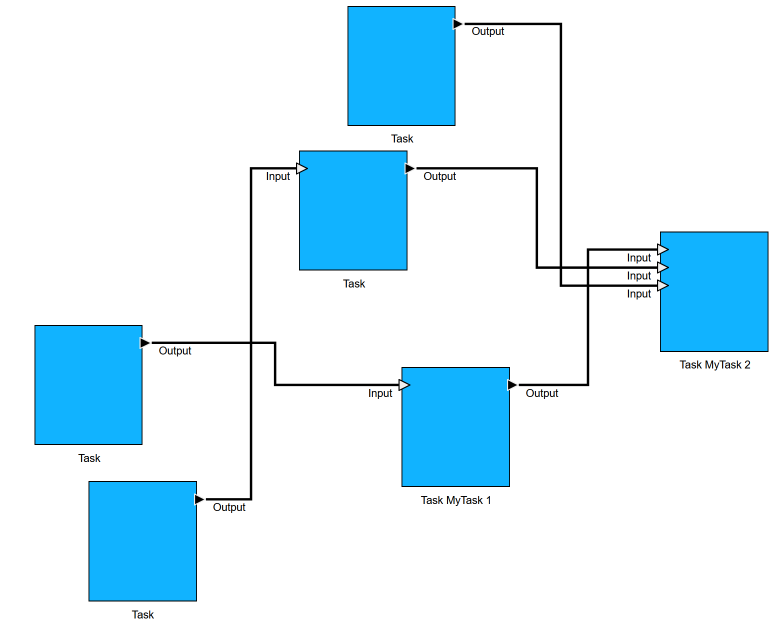
#> input picture multiplecrossings.png, 1566 x 1252 px (shown at 1/2 size)
$ jupyter execute --allow-errors intersection_detection.ipynb   (older library calls are emulated)
#> lines starting #> are read from the running program, lines starting #| are printed output that depends on the picture; after the words box and inside, x2 and y2 are one past the last pixel; in counts of white or black regions, pixels touching at a corner belong together
## Edge Detection
Detect Signals in OAAM Functions Layer. Outputs polylines describing the connections.

Conceptionally similar to scalable vertex detection.

Tailored on the functions editor. Should be generalizable with medium effort. Expects vertical or horizontal line segments. Does not yet support crossings or other crossing solutions. Not tested for lines close to each other. Does not support diagonal lines, currently not a thing. Would be interesting with probabilistic Hough Trafo, but would probably need to subtract all other matches from the result.

Maybe switch to template matching (with kind of same kernel/template).

[cell 1]
import cv2
import numpy as np
from matplotlib import pyplot as plt
import plotly.graph_objects as go
import random as random

### Input

[cell 2]
# [7 lines of commented-out code are left out]
target_image_path = 'multiplecrossings.png'

target_img = cv2.imread(target_image_path)
#> target_img is the input picture: shape (1252, 1566, 3); mean B, G, R 250.6, 238.9, 214.1

activate_plotly = False

### Visualization of Input
Grayscale is enough here. Kernel methods are not really for multi channel images.

[cell 3]
# Convert to grayscale
target_gray = cv2.cvtColor(target_img, cv2.COLOR_BGR2GRAY)
# Draw target image and grayscale image side by side
fig, ax = plt.subplots(1, 2, figsize=(10, 5))

# Draw target image
ax[0].imshow(cv2.cvtColor(target_img, cv2.COLOR_BGR2RGB))
ax[0].set_title('Target Image')

# Draw grayscale image
ax[1].imshow(target_gray, cmap='gray')
ax[1].set_title('Grayscale Image')

plt.show()

## Kernel / Custom Filter
Kernel Custom Line Detection and generation of intersection template image for later use

idea for later: search for many thicknesses of lines

[cell 4]
# Define custom kernels
kernel_vertical = np.tile(np.array([[1, 1, 0, -1, -1, -1, -1, 0, 1, 1]], dtype=np.float32), (5, 1))
kernel_horizontal = np.transpose(kernel_vertical)

kernel_cross= np.ones((12, 12))

kernel_cross[3:9, 0:12] = 0.5  # Left vertical outline
kernel_cross[0:12, 3:9] = 0.5  # Right vertical outline

kernel_cross[4:8, 0:12] = 0  # Vertical part of the cross
kernel_cross[0:12, 4:8] = 0  # Horizontal part of the cross

# Draw the kernel
fig, ax = plt.subplots(1, 2, figsize=(7, 3))
ax[0].imshow(kernel_horizontal, cmap='gray')
ax[0].set_title('Horizontal Kernel')
ax[1].imshow(kernel_cross, cmap='gray')
ax[1].set_title('Cross Kernel')
plt.show()
# Save the cross kernel as a 10 by 10 pixel .png
# kernel_cross_resized = cv2.resize(kernel_cross, (10, 10), interpolation=cv2.INTER_NEAREST)
# cv2.imwrite('cross_kernel.png', (kernel_cross * 255).astype(np.uint8))

#### Applying custom filter to find vertical and horizontal edges
tried to find intersections this way as well, but it did not work

visualization of output at the end

[cell 5]
result_filter_ver = cv2.filter2D(target_gray, cv2.CV_32F, kernel_vertical)
result_filter_hor = cv2.filter2D(target_gray, cv2.CV_32F, kernel_horizontal)
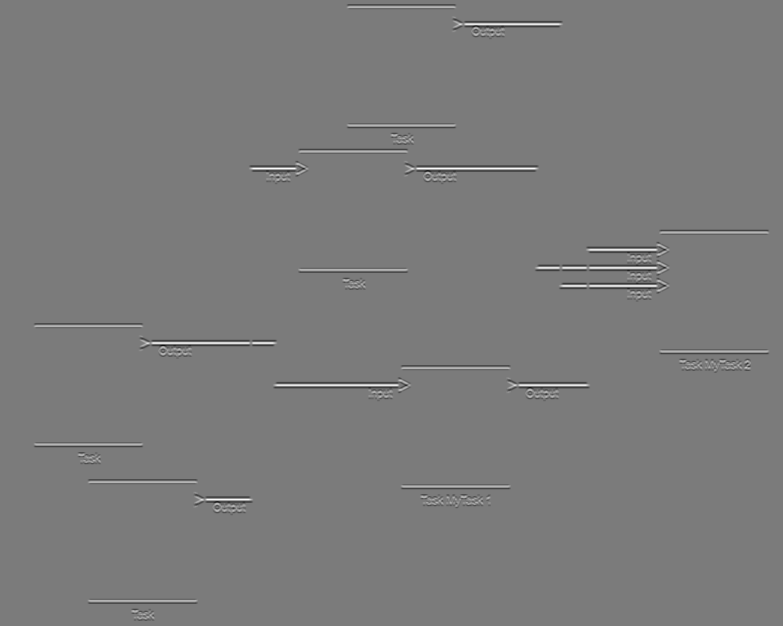
#> result_filter_hor: shape (1252, 1566) float32 (shown at 1/2 size); min -4814, max 5100, mean 0; drawn with min black and max white
# result_filter_crs = cv2.filter2D(target_gray, cv2.CV_32F, kernel_cross)

# Overlay both heatmaps on the target image
fig, ax = plt.subplots(1, 2, figsize=(20, 10))
ax[0].imshow(cv2.cvtColor(target_img, cv2.COLOR_BGR2RGB))
ax[0].imshow(result_filter_hor, cmap='inferno', alpha=0.9)
ax[0].set_title('Horizontal Edges')
ax[1].imshow(cv2.cvtColor(target_img, cv2.COLOR_BGR2RGB))
ax[1].imshow(result_filter_ver, cmap='inferno', alpha=0.9)
ax[1].set_title('Vertical Edges')
plt.show()

#### Histogram

[cell 6]
# Draw a logarithmic histogram of vertical edges
plt.hist(result_filter_ver.ravel(), bins=256, log=True)
plt.title('Logarithmic Histogram of Vertical Line Segements Pixels')
plt.show()

#### Visualization of Custom Filter 3D with plotly

[cell 7]
if activate_plotly:
    # Create a 3D surface plot of the vertical edges
    fig = go.Figure(data=[go.Surface(z=result_filter_ver)])
    # fig = go.Figure(data=[go.Surface(z=result_filter_hor)])  # Horizontal edges
    fig.update_layout(
        title='3D Surface Plot of Vertical Edges',
        height=1500,
        scene=dict(
            yaxis = dict(autorange='reversed'),
            )
        )
    fig.show()

#### Visualization of Custom Filter 3D with plotly with screenshot for paper

[cell 8]
template_matching_result = result_filter_hor.copy()

# target image
activate_plotly = False
if activate_plotly:
  fig = go.Figure()

  # Layer 1: 3D Plot of Heatmap
  fig.add_trace(go.Surface(
    z = template_matching_result,
    showscale = False
  ))

  # Layer 2: 2D Plot of Target Image at 1000
  z_image = np.ones_like(target_gray) * 1000
  fig.add_trace(go.Surface(
    z = z_image,
    showscale = False,
    # opacity = 0.5,
    surfacecolor = target_gray,
    colorscale = 'gray',
  ))

  fig.update_layout(title='Heatmap Custom Filter Vertical Edges',
                    scene=dict(
                    yaxis=dict(autorange='reversed')
                    ),
                    height=1500,
                    scene_aspectratio=dict(x=2, y=1, z=0.2),
                    )

  fig.show()

#### Normalizing to 8 Bit

[cell 9]
# Normalize to 0-255 and convert to uint8
result_filter_ver_norm = cv2.normalize(result_filter_ver, None, 0, 255, cv2.NORM_MINMAX, cv2.CV_8U)
result_filter_hor_norm = cv2.normalize(result_filter_hor, None, 0, 255, cv2.NORM_MINMAX, cv2.CV_8U)

#### Check Histogram
histogram looks like above, but with other scale -> what we want

[cell 10]
# plot the histogram of the normalized vertical edges, log scale
plt.hist(result_filter_ver_norm.ravel(), 256, log=True)
plt.show()
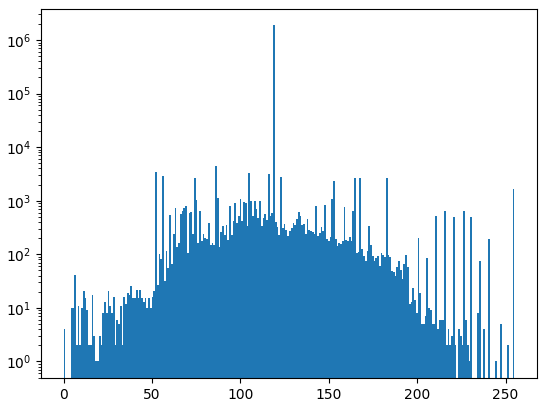
#> figure drawn by matplotlib, 1 panel; tallest bar 1877256 high, from x = 118.5 to 119.5

#### Thresholding and visualization

[cell 11]
threshold = 220
_, result_filter_ver_thresh = cv2.threshold(result_filter_ver_norm, threshold, 255, cv2.THRESH_BINARY)
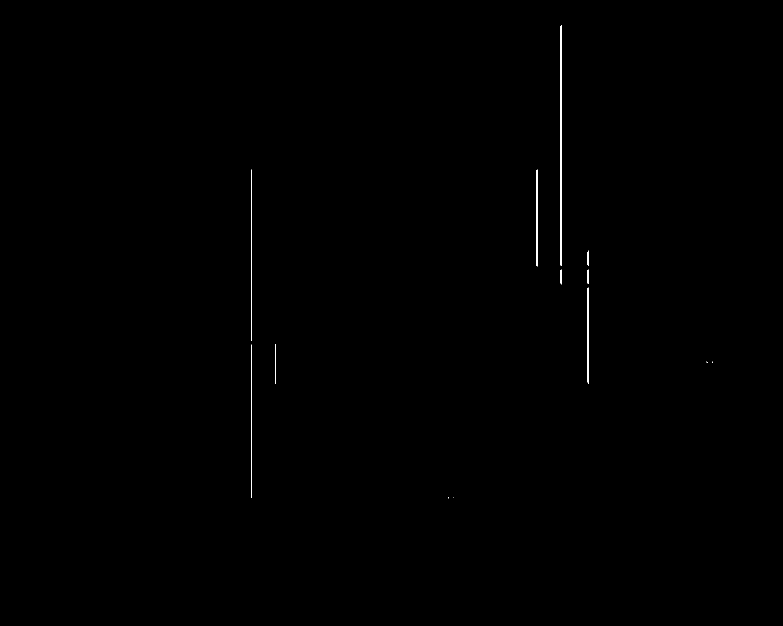
#> result_filter_ver_thresh: shape (1252, 1566) (shown at 1/2 size); 0.18% white in thin lines or dots, all inside (x1, y1, x2, y2) = (502, 50, 1425, 997)
_, result_filter_hor_thresh = cv2.threshold(result_filter_hor_norm, threshold, 255, cv2.THRESH_BINARY)
#> result_filter_hor_thresh: shape (1252, 1566); 0.18% white in thin lines or dots, all inside (x1, y1, x2, y2) = (294, 47, 1313, 1000)

hv_edges_thresh = result_filter_ver_thresh + result_filter_hor_thresh
#> hv_edges_thresh: shape (1252, 1566); 0.36% white in thin lines or dots, all inside (x1, y1, x2, y2) = (294, 47, 1425, 1000)
# Draw the thresholded images and histogram next to each other
fig, ax = plt.subplots(1, 3, figsize=(20, 20))

# Thresholded Vertical Edges
ax[0].imshow(result_filter_ver_thresh, cmap='inferno')
ax[0].set_title('Thresholded Vertical Edges')

# Thresholded Horizontal Edges
ax[1].imshow(result_filter_hor_thresh, cmap='inferno')
ax[1].set_title('Thresholded Horizontal Edges')

# Combined Horizontal and Vertical Edges
ax[2].imshow(hv_edges_thresh, cmap='inferno')
ax[2].set_title('Combined Horizontal and Vertical Edges')

# Logarithmic Histogram of Thresholded Vertical Edges
# ax[1, 1].hist(result_filter_ver_thresh.ravel(), bins=256, log=True)
# ax[1, 1].set_title('Logarithmic Histogram of Thresholded Vertical Edges')

plt.show()

### From Pixels to Contours
Group Pixels to Contours and draw them onto the target image

[cell 12]
# Find contours
contours_hor, _ = cv2.findContours(result_filter_hor_thresh.copy(), cv2.RETR_EXTERNAL, cv2.CHAIN_APPROX_SIMPLE)
#> contours_hor = 19 contours, 5 with area under 20; largest, box (x1, y1, x2, y2) and area: (552, 769, 796, 771) 241, (834, 336, 1071, 338) 236, (305, 685, 498, 687) 192, (930, 47, 1120, 49) 187, (1039, 769, 1174, 771) 132
contours_ver, _ = cv2.findContours(result_filter_ver_thresh.copy(), cv2.RETR_EXTERNAL, cv2.CHAIN_APPROX_SIMPLE)
#> contours_ver = 13 contours, 4 with area under 20; largest, box (x1, y1, x2, y2) and area: (1121, 50, 1123, 532) 479, (1175, 575, 1178, 768) 378, (502, 339, 504, 682) 340, (502, 689, 504, 996) 304, (1073, 339, 1075, 533) 192
print(f'Found {len(contours_hor)} horizontal contours, and {len(contours_ver)} vertical contours')
#| Found 19 horizontal contours, and 13 vertical contours

# Draw the contours. Horizontal in blue, vertical in green
contour_img_all = target_img.copy()
# Convert contours to the correct format
contours_hor = [np.array(contour, dtype=np.int32) for contour in contours_hor]
contours_ver = [np.array(contour, dtype=np.int32) for contour in contours_ver]

# Draw contours
cv2.drawContours(contour_img_all, contours_hor, -1, (255, 0, 255), 2)
cv2.drawContours(contour_img_all, contours_ver, -1, (0, 255, 0), 2)
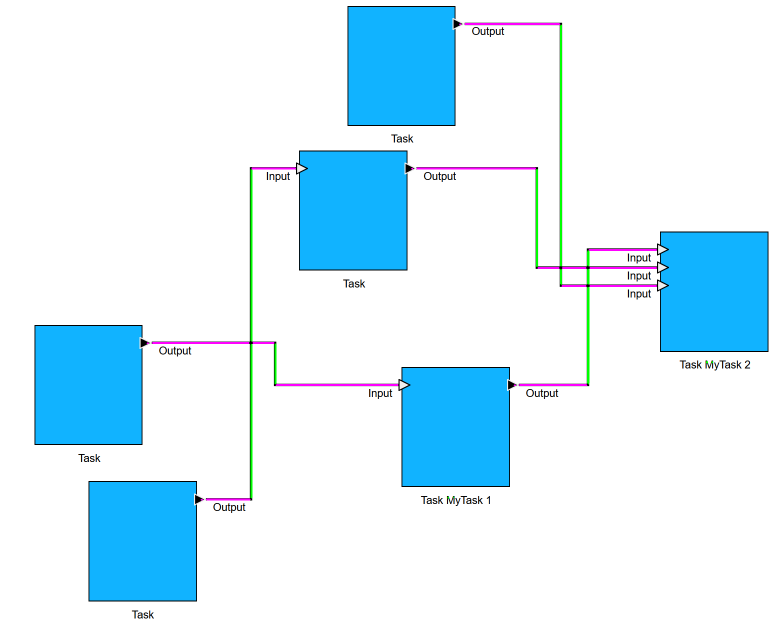
#> contour_img_all: shape (1252, 1566, 3) (shown at 1/2 size); mean B, G, R 251.4, 239.8, 214.9

# Plot the contours
fig, ax = plt.subplots(1, 1, figsize=(5, 5))
ax.imshow(cv2.cvtColor(contour_img_all, cv2.COLOR_BGR2RGB))
ax.set_title('Contours')
plt.show()

#### Filter out very short Contours
thes are mainly false positives, for example at the ports or the characters.
They are very hard to see.

[cell 13]
# Filter out very short contours
min_contour_length = 20
contours_hor_filtered = [c for c in contours_hor if cv2.arcLength(c, False) > min_contour_length]
#> contours_hor_filtered = 14 contours; largest, box (x1, y1, x2, y2) and area: (552, 769, 796, 771) 241, (834, 336, 1071, 338) 236, (305, 685, 498, 687) 192, (930, 47, 1120, 49) 187, (1039, 769, 1174, 771) 132
contours_ver_filtered = [c for c in contours_ver if cv2.arcLength(c, False) > min_contour_length]
#> contours_ver_filtered = 9 contours; largest, box (x1, y1, x2, y2) and area: (1121, 50, 1123, 532) 479, (1175, 575, 1178, 768) 378, (502, 339, 504, 682) 340, (502, 689, 504, 996) 304, (1073, 339, 1075, 533) 192
print(f'After filtering, found {len(contours_hor_filtered)} horizontal contours, and {len(contours_ver_filtered)} vertical contours.')
#| After filtering, found 14 horizontal contours, and 9 vertical contours.
print(f'Filtered out {len(contours_hor) - len(contours_hor_filtered)} horizontal contours, and {len(contours_ver) - len(contours_ver_filtered)} vertical contours.')
#| Filtered out 5 horizontal contours, and 4 vertical contours.

# [5 lines of commented-out code are left out]

#### From Contours to Line Segments
Contours are areas (but very line segment looking). So they are approximated to line segments.

[cell 14]
def vertical_contours_to_vertical_segments(contours):
    lines = []
    for contour in contours:
        # Simplify contour to ensure it's processed as a line if it's not already
        simplified_contour = cv2.approxPolyDP(contour, epsilon=0.5, closed=False)

        # Extract the vertical extents by finding min and max y coordinates
        x_coords = simplified_contour[:, :, 0]
        y_coords = simplified_contour[:, :, 1]

        y1, y2 = np.min(y_coords), np.max(y_coords)
        x = np.mean(x_coords).astype(int)  # Assuming vertical, x should be constant

        lines.append(((x, y1), (x, y2)))

    return lines

def horizontal_contours_to_horizontal_segments(contours):
    lines = []
    for contour in contours:
        # Simplify contour to ensure it's processed as a line if it's not already
        simplified_contour = cv2.approxPolyDP(contour, epsilon=0.5, closed=False)

        # Extract the horizontal extents by finding min and max x coordinates
        x_coords = simplified_contour[:, :, 0]
        y_coords = simplified_contour[:, :, 1]

        x1, x2 = np.min(x_coords), np.max(x_coords)
        y = np.mean(y_coords).astype(int)  # Assuming horizontal, y should be constant

        lines.append(((x1, y), (x2, y)))

    return lines

line_segments_ver = vertical_contours_to_vertical_segments(contours_ver_filtered)
#> the loop in vertical_contours_to_vertical_segments, `for contour in contours: # Simplify contour to ensure it's processed a..` made 9 passes
#> (simplified_contour, x_coords, y_coords, y1, y2, x) on passes 1, 2, 5: ([[502, 689], [502, 995], [503, 993], [503, 690]], [502, 502, 503, 503], [689, 995, 993, 690], 689, 995, 502), ([[550, 688], [550, 767], [551, 765], [551, 689]], [550, 550, 551, 551], [688, 767, 765, 689], 688, 767, 550), ([[1122, 539], [1121, 540], [1121, 566], [1122, 568]], [1122, 1121, 1121, 1122], [539, 540, 566, 568], 539, 568, 1121)
#> after the loop in vertical_contours_to_vertical_segments, `for contour in contours:`: lines = [((502, 689), (502, 995)), ((550, 688), (550, 767)), ((1176, 575), (1176, 767)), ((1176, 539), (1176, 567)), ((1121, 539), (1121, 568)), ((1176, 501), (1176, 531)), ((1073, 339), (1073, 532)), ((502, 339), (502, 681)), ((1121, 50), (1121, 531))]
#> line_segments_ver has the same summary as lines in vertical_contours_to_vertical_segments
line_segments_hor = horizontal_contours_to_horizontal_segments(contours_hor_filtered)
#> the loop in horizontal_contours_to_horizontal_segments, `for contour in contours: # Simplify contour to ensure it's processed a..` made 14 passes
#> (simplified_contour, x_coords, y_coords, x1, x2, y) on passes 1 to 3: ([[413, 998], [413, 999], [499, 999], [498, 998]], [413, 413, 499, 498], [998, 999, 999, 998], 413, 499, 998), ([[1040, 769], [1039, 770], [1173, 770], [1171, 769]], [1040, 1039, 1173, 1171], [769, 770, 770, 769], 1039, 1173, 769), ([[554, 769], [552, 770], [795, 770], [794, 769]], [554, 552, 795, 794], [769, 770, 770, 769], 552, 795, 769)
#> after the loop in horizontal_contours_to_horizontal_segments, `for contour in contours:`: lines = 14 items
#> line_segments_hor = 14 items

#### Visualize the Line Segments and highlight the points

[cell 15]
# Draw the horizontal lines
edges_hor_img = target_img.copy()
for line in line_segments_hor:
    cv2.line(edges_hor_img, line[0], line[1], (0, 255, 0), 4)
#> this loop made 14 passes
#> line on passes 1 to 8: ((413, 998), (499, 998)), ((1039, 769), (1173, 769)), ((552, 769), (795, 769)), ((506, 685), (547, 685)), ((305, 685), (497, 685)), ((1180, 571), (1312, 571)), ((1124, 571), (1171, 571)), ((1180, 535), (1312, 535))
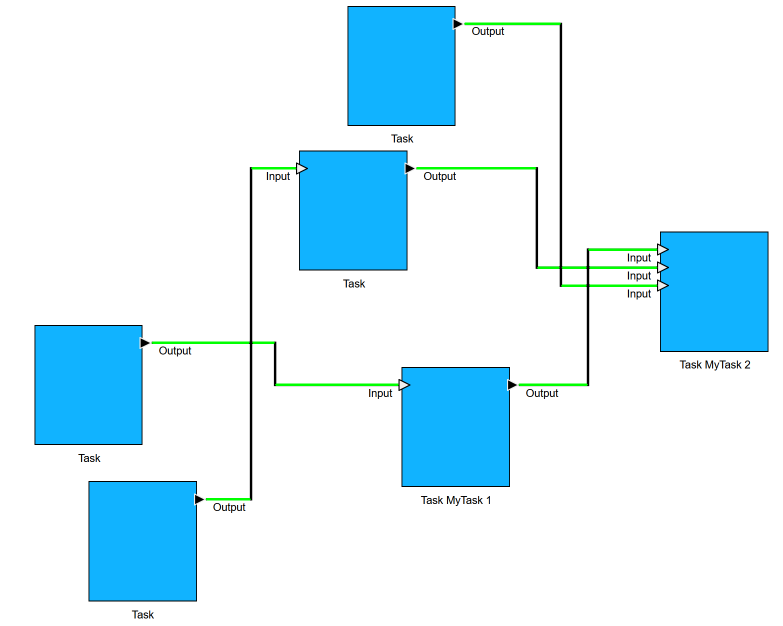
#> edges_hor_img: shape (1252, 1566, 3) (shown at 1/2 size); 0.45% of pixels changed, all inside (x1, y1, x2, y2) = (303, 45, 1315, 1001)

# Draw the vertical lines
edges_ver_img = target_img.copy()
for line in line_segments_ver:
    cv2.line(edges_ver_img, line[0], line[1], (0, 0, 255), 4)
#> this loop made 9 passes
#> line on passes 1 to 8: ((502, 689), (502, 995)), ((550, 688), (550, 767)), ((1176, 575), (1176, 767)), ((1176, 539), (1176, 567)), ((1121, 539), (1121, 568)), ((1176, 501), (1176, 531)), ((1073, 339), (1073, 532)), ((502, 339), (502, 681))
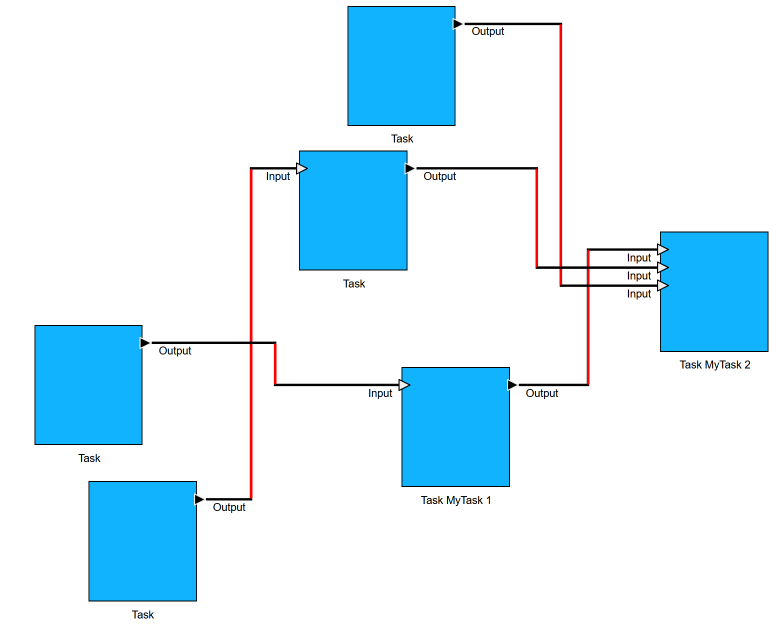
#> edges_ver_img: shape (1252, 1566, 3) (shown at 1/2 size); 0.43% of pixels changed, all inside (x1, y1, x2, y2) = (500, 48, 1179, 998)

# Draw the combined lines
edges_combined_img = target_img.copy()
for line in line_segments_hor:
    cv2.line(edges_combined_img, line[0], line[1], (0, 255, 0), 2)
    cv2.circle(edges_combined_img, line[0], 5, (0, 255, 0), -1)
    cv2.circle(edges_combined_img, line[1], 5, (0, 255, 0), -1)
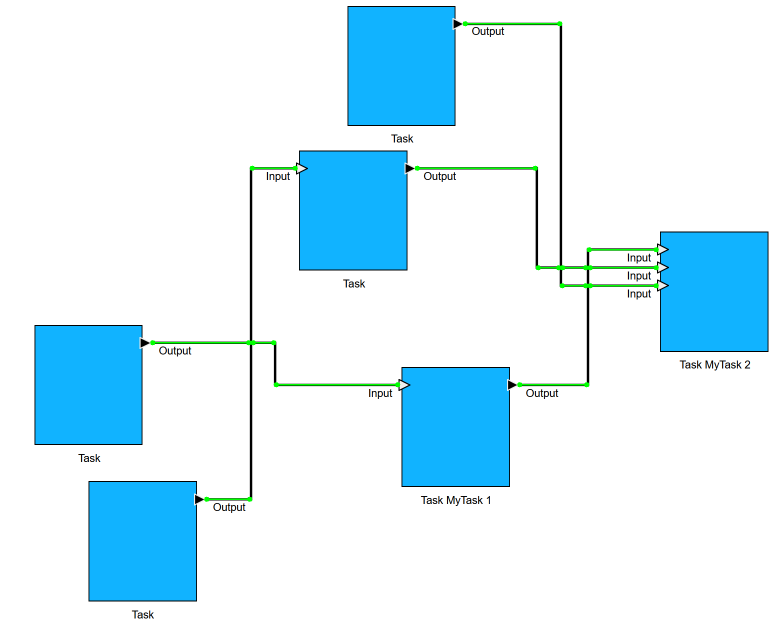
#> edges_combined_img: shape (1252, 1566, 3) (shown at 1/2 size); 0.36% of pixels changed, all inside (x1, y1, x2, y2) = (300, 42, 1318, 1004)
for line in line_segments_ver:
    cv2.line(edges_combined_img, line[0], line[1], (0, 0, 255), 2)
    cv2.circle(edges_combined_img, line[0], 5, (0, 0, 255), -1)
    cv2.circle(edges_combined_img, line[1], 5, (0, 0, 255), -1)
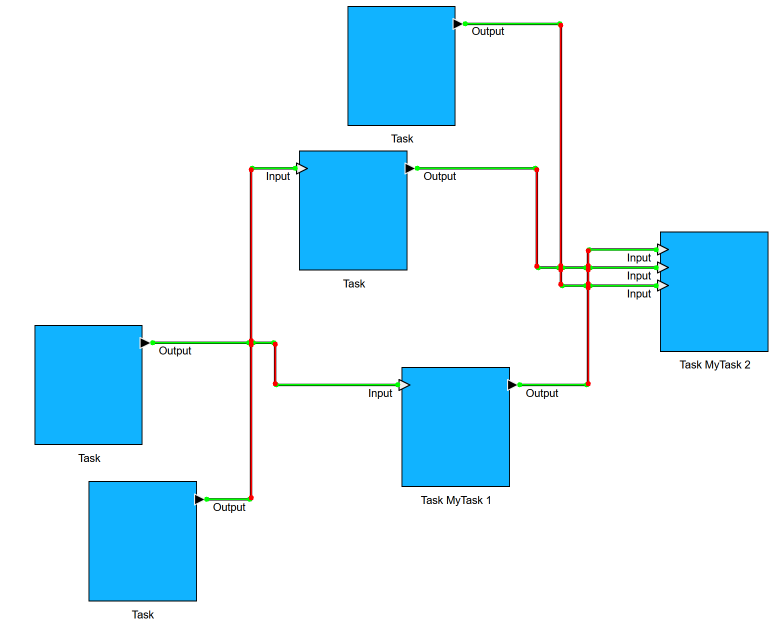
#> edges_combined_img: shape (1252, 1566, 3) (shown at 1/2 size); 0.32% of pixels changed, all inside (x1, y1, x2, y2) = (497, 45, 1182, 1001)

# Create a single figure with three subplots (1 row, 3 columns)
fig, ax = plt.subplots(1, 3, figsize=(30, 10))

# Plot the horizontal lines in the first subplot
ax[0].imshow(cv2.cvtColor(edges_hor_img, cv2.COLOR_BGR2RGB))
ax[0].set_title('Horizontal Line Segments')

# Plot the vertical lines in the second subplot
ax[1].imshow(cv2.cvtColor(edges_ver_img, cv2.COLOR_BGR2RGB))
ax[1].set_title('Vertical Line Segments')

# Plot the combined lines in the third subplot
ax[2].imshow(cv2.cvtColor(edges_combined_img, cv2.COLOR_BGR2RGB))
ax[2].set_title('Combined Horizontal and Vertical Line Segments')

plt.show()

# Print all vertical line segments
for i, ver_line in enumerate(line_segments_ver):
    print(f"Vertical line segment {i}: Start: ({ver_line[0][0]}, {ver_line[0][1]}), End: ({ver_line[1][0]}, {ver_line[1][1]})")
#> this loop made 9 passes
#> (printed output is left out)
#> (the rest of the program and of its run is left out)
